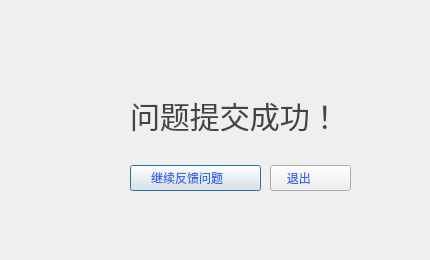
<?xml version="1.0" encoding="UTF-8"?>
<ui version="4.0">
 <class>submit_success</class>
 <widget class="QDialog" name="submit_success">
  <property name="geometry">
   <rect>
    <x>0</x>
    <y>0</y>
    <width>430</width>
    <height>260</height>
   </rect>
  </property>
  <property name="windowTitle">
   <string>Dialog</string>
  </property>
  <property name="styleSheet">
   <string notr="true">border 2px;</string>
  </property>
  <widget class="QLabel" name="label">
   <property name="geometry">
    <rect>
     <x>130</x>
     <y>85</y>
     <width>291</width>
     <height>60</height>
    </rect>
   </property>
   <property name="styleSheet">
    <string notr="true">font: 30px;
color: rgb(68, 68, 68);</string>
   </property>
   <property name="text">
    <string>问题提交成功！</string>
   </property>
  </widget>
  <widget class="QPushButton" name="pushButton">
   <property name="geometry">
    <rect>
     <x>130</x>
     <y>165</y>
     <width>131</width>
     <height>26</height>
    </rect>
   </property>
   <property name="styleSheet">
    <string notr="true">color: rgb(61, 107, 229);</string>
   </property>
   <property name="text">
    <string>继续反馈问题     </string>
   </property>
  </widget>
  <widget class="QPushButton" name="pushButton_2">
   <property name="geometry">
    <rect>
     <x>270</x>
     <y>165</y>
     <width>81</width>
     <height>26</height>
    </rect>
   </property>
   <property name="styleSheet">
    <string notr="true">color: rgb(61, 107, 229);</string>
   </property>
   <property name="text">
    <string>退出       </string>
   </property>
  </widget>
  <widget class="QLabel" name="label_2">
   <property name="geometry">
    <rect>
     <x>70</x>
     <y>94</y>
     <width>50</width>
     <height>50</height>
    </rect>
   </property>
   <property name="styleSheet">
    <string notr="true">background-image: url(:/new/prefix1/success.png);</string>
   </property>
   <property name="text">
    <string/>
   </property>
  </widget>
 </widget>
 <resources/>
 <connections/>
</ui>
